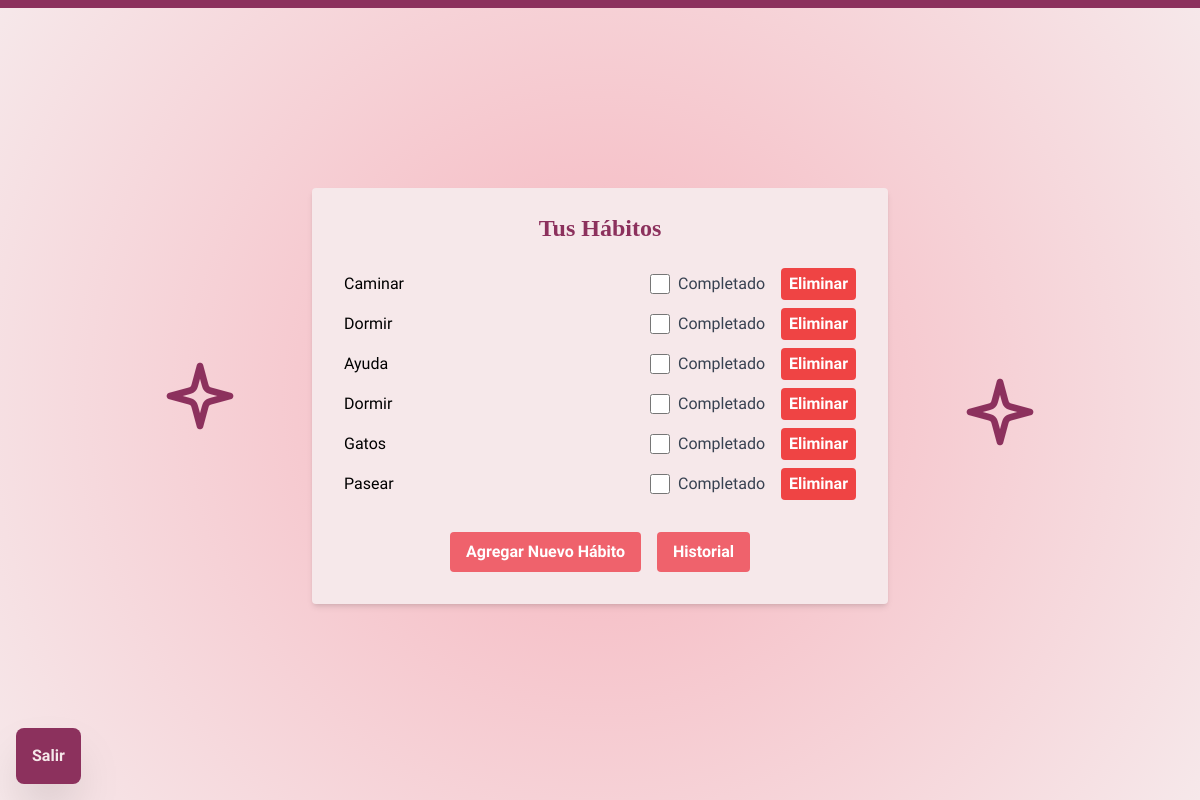
The app's page /pagina_principal (signed in), older data.
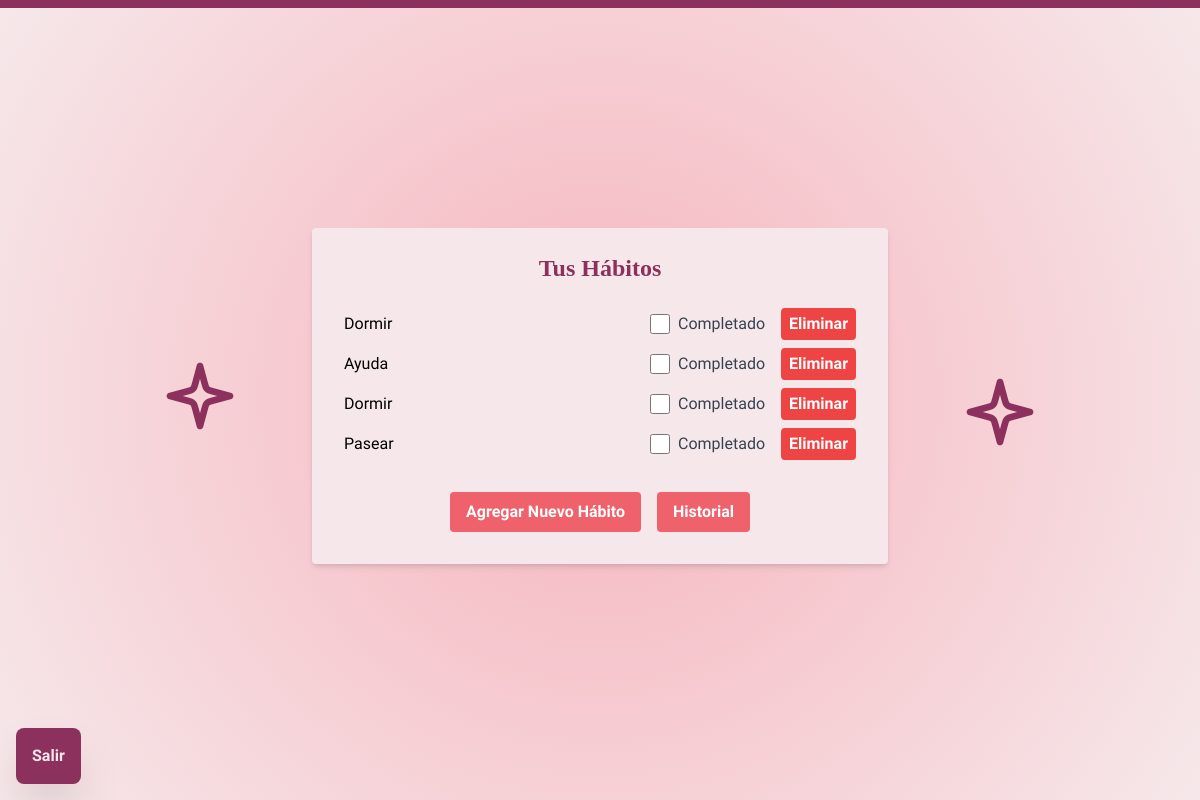
The same page, newer data.
### models.py (models this page shows, shortened)
class HabitosPersonalizados(db.Model):
    id_habitos_personalizados = db.Column(db.Integer, primary_key=True)
    habito_nombre = db.Column(db.String, nullable=False)
    id_usuario = db.Column(db.Integer, db.ForeignKey("usuarios.id_usuario"), nullable=False)

### app.py (the view)
@app.route('/pagina_principal')
def pagina_principal():
    id_usuario = session.get("id_usuario")
    if not id_usuario:
        return redirect(url_for('iniciar_sesion'))
    usuario = Usuarios.query.get(id_usuario)
    habitos_personalizados = HabitosPersonalizados.query.filter_by(id_usuario=id_usuario).all()
    return render_template('pagina_principal.html', usuario=usuario, habitos_personalizados=habitos_personalizados)

### templates/pagina_principal.html (shortened to what this page needs)
<!DOCTYPE html>
<html lang="es">
<head>
    <script src="https://cdn.tailwindcss.com"></script>
    <link href="https://fonts.cdnfonts.com/css/gorilla" rel="stylesheet">
</head>
<body class="border-t-8 border-[#8c315d] flex items-center justify-center min-h-screen bg-[radial-gradient(circle_at_center,_var(--tw-gradient-stops))] from-[#F6B4BD] to-[#F6E8EA]">
    <img src="static/estrellita2.png" alt="Estrellita 1" class="absolute right-40 w-20 h-20 z-10 mt-4 ml-4">
    <img src="static/estrellita2.png" alt="Estrellita 2" class="absolute left-40 w-20 h-20 z-10 mb-4 mr-4">
    <a href="./" style="font-family:Roboto Condensed" class="absolute bottom-4 left-4 text-[#F6E8EA] p-4 bg-[#8c315d] font-bold rounded-lg shadow-2xl hover:bg-[#E3BCC1] hover:scale-110 mt-5">Salir</a>
    <div class="w-full max-w-xl mx-auto bg-[#F6E8EA] shadow-md rounded px-8 pt-6 pb-8 mb-4">
        <h1 style="font-family:gorilla" class="text-2xl font-bold mb-6 text-center text-[#8c315d]">Tus Hábitos</h1>
        {% if habitos_personalizados %}
        <ul class="list-disc list-inside" style="font-family:Roboto Condensed">
            {% for habito in habitos_personalizados %}
            <li class="mb-2 flex justify-between items-center">
                <span class="transition-colors {% if habito.completado %}text-gray-400{% else %}text-black{% endif %}">{{ habito.habito_nombre }}</span>
                <div class="flex items-center">
                    <form action="/completar_habito/{{ habito.id_habitos_personalizados }}" method="post" class="flex items-center">
                        <input type="checkbox" name="completado" id="completado_{{ habito.id_habitos_personalizados }}" class="form-checkbox h-5 w-5 text-blue-600" {% if habito.completado %} checked {% endif %} onchange="this.form.submit()">
                        <label for="completado_{{ habito.id_habitos_personalizados }}" class="ml-2 text-gray-700">Completado</label>
                    </form>
                    <form action="/eliminar_habito/{{ habito.id_habitos_personalizados }}" method="post" class="ml-4">
                        <button type="submit" class="bg-red-500 hover:bg-red-700 text-white font-bold py-1 px-2 rounded focus:outline-none focus:shadow-outline">Eliminar</button>
                    </form>
                </div>
            </li>
            {% endfor %}
        </ul>
        {% endif %}
        <div class="flex justify-center space-x-4 mt-4 ">
            <a href="/agregar_habito" style="font-family:Roboto Condensed" class="bg-[#EF626C] hover:bg-[#78d6a6] text-white font-bold py-2 px-4 rounded focus:outline-none focus:shadow-outline mt-4 inline-block transform transition-transform duration-200 hover:scale-110">
                Agregar Nuevo Hábito
            </a>
            <a href="/historial" style="font-family:Roboto Condensed" class="bg-[#EF626C] hover:bg-[#78d6a6] text-white font-bold py-2 px-4 rounded focus:outline-none focus:shadow-outline mt-4 inline-block transform transition-transform duration-200 hover:scale-110">
                Historial
            </a>
        </div>
    </div>
</body>
</html>

Row changes from the older to the newer data that the page shows:
removed HabitosPersonalizados: habito_nombre "Caminar"
removed HabitosPersonalizados: habito_nombre "Gatos"
